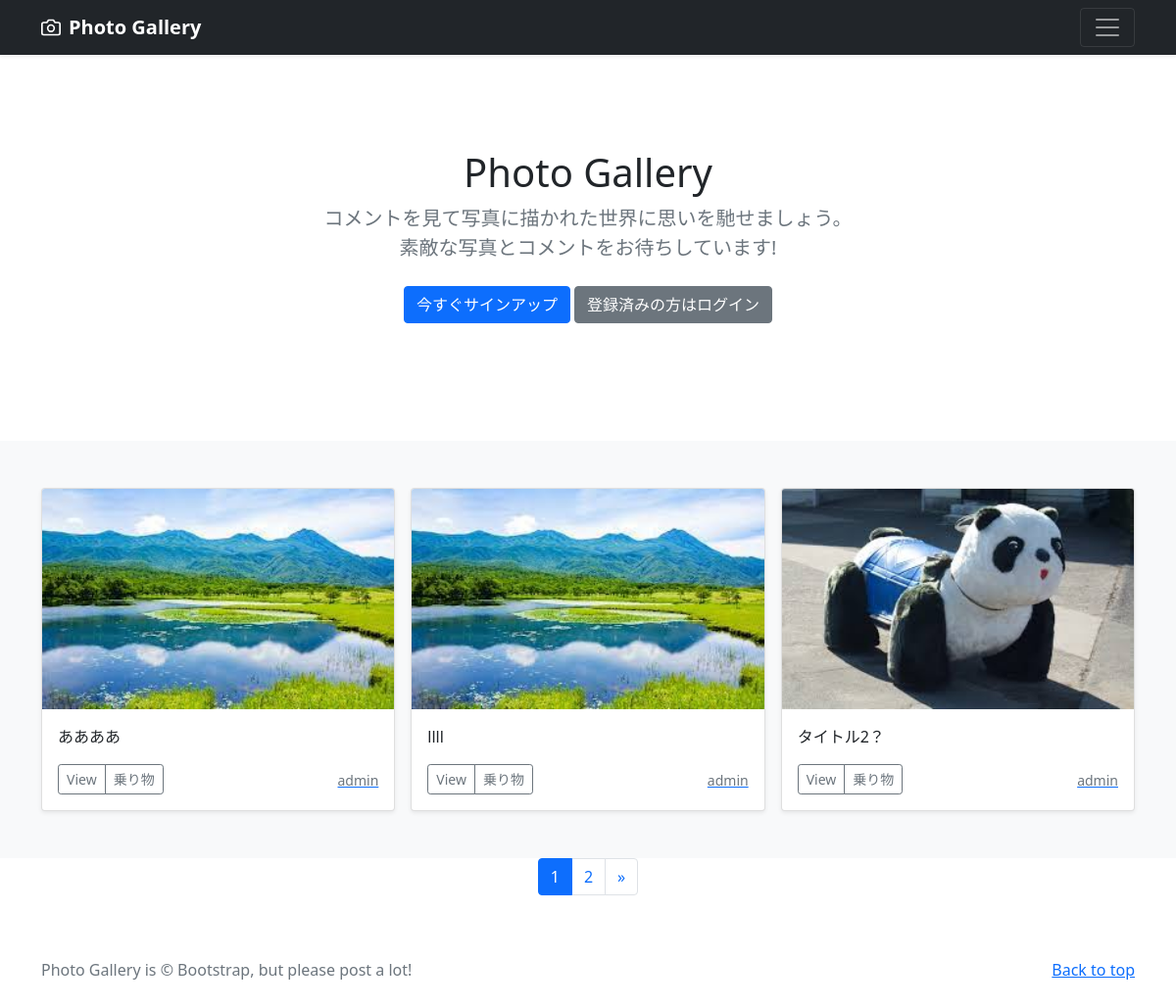
The page / on the database its author committed.
### photo/models.py (models this page shows, shortened)
class PhotoPost(models.Model):
    user = models.ForeignKey(
        CustomUser,
        verbose_name='ユーザー',
        on_delete=models.CASCADE
        )
    category = models.ForeignKey(
        Category,
        verbose_name='カテゴリ',
        on_delete=models.PROTECT
        )
    title = models.CharField(
        verbose_name='タイトル',
        max_length=200
        )
    comment = models.TextField(
        verbose_name='コメント',
        )
    image1 = models.ImageField(
        verbose_name='イメージ1',
        upload_to = 'photos'
        )
    image2 = models.ImageField(
        verbose_name='イメージ2',
        upload_to = 'photos',
        blank=True,
        null=True
        )
    posted_at = models.DateTimeField(
        verbose_name='投稿日時',
        auto_now_add=True
        )

class Category(models.Model):
    title = models.CharField(
        verbose_name='カテゴリ',
        max_length=20)

### accounts/models.py (models this page shows)
class CustomUser(AbstractUser):
    pass

### photo/views.py (the view)
# urls.py: path("",views.IndexView.as_view(),name="index"),
class IndexView(ListView):
    template_name ='index.html'
    queryset=PhotoPost.objects.order_by("-posted_at")
    paginate_by=3

### photo/templates/index.html (shortened to what this page needs)
{% extends 'base.html' %}
    {% block contents %}
{% include "photos_title.html" %}
{% include "photos_list.html" %}
{% include "pagination.html" %}
{% endblock %}

### photo/templates/photos_list.html
  <div class="album py-5 bg-light">
    <div class="container">
      <div class="row row-cols-1 row-cols-sm-2 row-cols-md-3 g-3">
        {% for record in object_list %}
        <div class="col">
          <div class="card shadow-sm">
            <img src="{{ record.image1.url }}"
                 class="bd-placeholder-img card-img-top"
                 width="100%" height="225">
            <div class="card-body">
              <p class="card-text">
                {{record.title}}
              </p>
              <div class="d-flex justify-content-between align-items-center">
                <div class="btn-group">
                  <button type="button"
                          class="btn btn-sm btn-outline-secondary"
                          onclick="location.href='{% url "photo:photo_detail" record.pk %}'">
                          View</button>
                  <button type="button"
                          class="btn btn-sm btn-outline-secondary"
onclick="location.href='{% url "photo:photos_cat" category=record.category.id %}'">
                          {{record.category.title}}</button>
                </div>
                <a href ="{% url 'photo:user_list' user=record.user.id %}"><small class="text-muted">
                  {{record.user.username}}</small>
                </a>
              </div>
            </div>
          </div>
        </div>
        {% endfor %}
      </div>
    </div>
  </div>

### photo/templates/base.html (style rules this page uses)
.bd-placeholder-img { font-size: 1.125rem; text-anchor: middle; -webkit-user-select: none; -moz-user-select: none; user-select: none; }

### rows shown on the page
PhotoPost: image1 (picture), title "ああああ", category "乗り物", user.username "admin"
PhotoPost: image1 (picture), title "llll", category "乗り物", user.username "admin"
PhotoPost: image1 (picture), title "タイトル2？", category "乗り物", user.username "admin"

### other values the page prints
{{ num }} "1"
{{ num }} "2"
